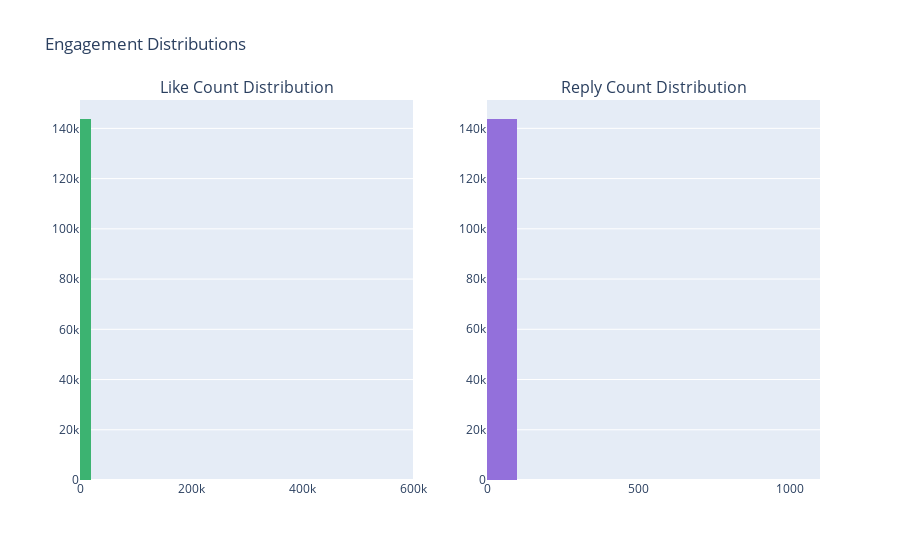

The notebook cell this image was saved under:
### Markdown cell above
## 4. Engagement: Likes & Replies

### Code cell
fig = make_subplots(rows=1, cols=2, subplot_titles=("Like Count Distribution", "Reply Count Distribution"))

fig.add_trace(
    go.Histogram(x=df["like_count"], nbinsx=40, name="Likes", marker_color="mediumseagreen"),
    row=1, col=1
)
fig.add_trace(
    go.Histogram(x=df["reply_count"], nbinsx=20, name="Replies", marker_color="mediumpurple"),
    row=1, col=2
)
fig.update_layout(title="Engagement Distributions", showlegend=False)
fig.show()

print("--- Likes ---")
print(df["like_count"].describe().round(1).to_string())
print("\n--- Replies ---")
print(df["reply_count"].describe().round(1).to_string())

### Figure 1 — Plotly figure (JSON) as saved in the notebook; plotly's stock layout.template omitted (floating-point values rounded to 4 significant figures; data arrays with more than 128 entries replaced by an {"elided": "..."} marker saying what was removed)
{"data": [{"marker": {"color": "mediumseagreen"}, "name": "Likes", "nbinsx": 40, "type": "histogram", "x": {"elided": "143782 int values"}, "xaxis": "x", "yaxis": "y"}, {"marker": {"color": "mediumpurple"}, "name": "Replies", "nbinsx": 20, "type": "histogram", "x": {"elided": "143782 int values"}, "xaxis": "x2", "yaxis": "y2"}], "layout": {"annotations": [{"font": {"size": 16}, "showarrow": false, "text": "Like Count Distribution", "x": 0.225, "xanchor": "center", "xref": "paper", "y": 1, "yanchor": "bottom", "yref": "paper"}, {"font": {"size": 16}, "showarrow": false, "text": "Reply Count Distribution", "x": 0.775, "xanchor": "center", "xref": "paper", "y": 1, "yanchor": "bottom", "yref": "paper"}], "showlegend": false, "title": {"text": "Engagement Distributions"}, "xaxis": {"anchor": "y", "domain": [0, 0.45]}, "xaxis2": {"anchor": "y2", "domain": [0.55, 1]}, "yaxis": {"anchor": "x", "domain": [0, 1]}, "yaxis2": {"anchor": "x2", "domain": [0, 1]}}}
